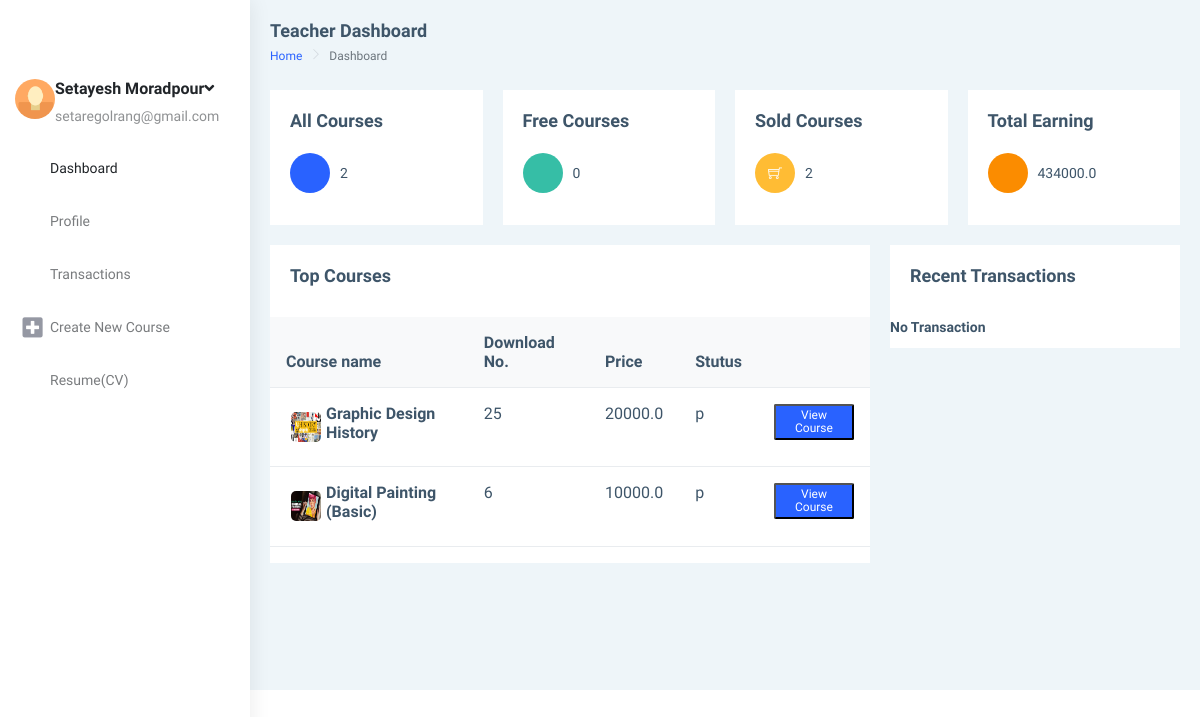
Screenshot of /accounts/teacherdashboard/main (signed in) with the database file from the repository.
### mainSite/models.py (models this page shows, shortened)
class Teacher (models.Model):
    phone = models.CharField(max_length=200, unique=True)
    date_created = models.DateTimeField(auto_now_add=True, null=True)
    user = models.OneToOneField(
        User, null=True, on_delete=models.CASCADE, related_name='teacher')
    profile_pic = models.ImageField(
        upload_to='teacher/profile/picture/', null=True, blank=True)
    course = models.ManyToManyField(Course, related_name='teacher')
    fildOfStudy = models.CharField(max_length=60, null=True)
    university = models.CharField(max_length=60, null=True)
    educations = (
        ('b', 'Bachelor'),
        ('bs', 'Bachelor Student'),
        ('m', 'Master'),
        ('ms', 'Master Student'),
        ('p', 'PHD'),
        ('ps', 'PHD Student'),
    )
    address=models.CharField(max_length=50, null=True)
    lastEducation = models.CharField(
        max_length=2, choices=educations, default='bs')
    documents = models.FileField(
        upload_to='teacher/documents/', null=True, blank=True)
    companiName1= models.CharField(max_length=50, null=True)
    jobSituation1= models.CharField(max_length=50, null=True)
    companiName2= models.CharField(max_length=50, null=True)
    jobSituation2= models.CharField(max_length=50, null=True)
    courseTitle1= models.CharField(max_length=50, null=True)
    courseTime1= models.CharField(max_length=50, null=True)
    courseTitle2= models.CharField(max_length=50, null=True)
    courseTime2= models.CharField(max_length=50, null=True)
    exteraInfo =models.CharField(max_length=200 , null=True)
    accepted =models.BooleanField(default=False)
    wallet=models.FloatField(default=0)

class Course(models.Model):
    name = models.CharField(max_length=100, null=True)
    title = models.CharField(max_length=1000)
    price = models.FloatField(default=0)
    category = models.ManyToManyField(Category, related_name='category')
    subTittel = models.CharField(max_length=200, null=True)
    date_created = models.DateTimeField(auto_now_add=True, null=True)
    datepublished = models.DateTimeField(null=True)
    stutuses = (
        ('d', 'Draft'),
        ('p', 'Published'),
    )
    stutus = models.CharField(max_length=1, choices=stutuses, default='d')
    course_pic = models.ImageField(upload_to='courses/coverPictures/' ,null=True, blank=True)
    duration = models.DurationField(max_length=100, null=True)
    fileZip = models.FileField(
        upload_to='courses/zipFile/', null=True, blank=True)
    dlNumber = models.IntegerField(default=0)
    video = models.FileField(
        upload_to='courses/video/%y', null=True, blank=True)
    class Meta:
        ordering = ["-dlNumber"]

### mainSite/decorators.py (the view)
        def wrapper_func(requset, *args , **kwargs):
            group = None
            if requset.user.groups.exists():
                group = requset.user.groups.all()[0].name
            if group == None:
                return HttpResponse("you are not authorized to view this page")
            if group in allowed_roles:
                 return view_func(requset, *args , **kwargs)
            else:
                return HttpResponse("you are not authorized to view this page")

### templates/teacherdashboard.html (shortened to what this page needs)
{% load static %}
{% load widget_tweaks %}
{% load mathfilters %}
<html lang="en">
<head>
    <link href="{% static '/assetss/libs/chartist/dist/chartist.min.css' %}" rel="stylesheet">
    <link href="{% static '/distt/css/style.min.css' %}" rel="stylesheet">
</head>
<body>
    <div id="main-wrapper" data-layout="vertical" data-navbarbg="skin5" data-sidebartype="full"
    data-sidebar-position="absolute" data-header-position="absolute" data-boxed-layout="full">
    <aside class="left-sidebar" data-sidebarbg="skin6">
        <div class="scroll-sidebar">
            <nav class="sidebar-nav">
                <ul id="sidebarnav">
                        <div class="user-profile d-flex no-block dropdown m-t-20">
                            {% if teacher.profile_pic %}
                          <div class="user-pic"><img src="{{ teacher.profile_pic.url }}" alt="users"
                              class="rounded-circle" width="40" /></div>
                          {% else %}
                          <div class="user-pic"><img src="{% static '/image/1.jpg' %}" alt="users"
                              class="rounded-circle" width="40" /></div>
                          {% endif %}
                            <div class="user-content hide-menu m-l-10">
                                <a href="#" class="" id="Userdd" role="button"
                                    data-bs-toggle="dropdown" aria-haspopup="true" aria-expanded="false">
                                    <h5 class="m-b-0 user-name font-medium">{{teacher.user.get_full_name}}<i
                                            class="fa fa-angle-down"></i></h5>
                                    <span class="op-5 user-email">{{teacher.user.email}}</span>
                                </a>
                            </div>
                        </div>
                    <li class="sidebar-item"> <a class="sidebar-link waves-effect waves-dark sidebar-link"
                            href="{% url 'teacherdashboard-main' %}" aria-expanded="false">
                            <i class="mdi mdi-view-dashboard"></i><span
                                class="hide-menu">Dashboard</span></a></li>
                    <li class="sidebar-item"> <a class="sidebar-link waves-effect waves-dark sidebar-link"
                            href="{% url 'teacherdashboard-profile' %}" aria-expanded="false">
                            <i class="mdi mdi-account-network"></i><span class="hide-menu">Profile</span></a></li>
                    <li class="sidebar-item"> <a class="sidebar-link waves-effect waves-dark sidebar-link"
                            href="{% url 'teacherdashboard-transaction' %}" aria-expanded="false">
                            <i class="mdi mdi-border-all"></i><span
                                class="hide-menu">Transactions</span></a></li>
                                <li class="sidebar-item"> <a class="sidebar-link waves-effect waves-dark sidebar-link"
                                    href="{% url 'teacherdashboard-create-course' %}" aria-expanded="false"><i class="fa fa-plus-square"></i><span
                                        class="hide-menu">Create New Course</span></a></li>
                    <li class="sidebar-item"> <a class="sidebar-link waves-effect waves-dark sidebar-link"
                            href="{% url 'teacherdashboard-resume' %}" aria-expanded="false"><i class="mdi mdi-book-multiple"></i><span
                                class="hide-menu">Resume(CV)</span></a></li>
                </ul>
            </nav>
        </div>
    </aside>
    <div class="page-wrapper">
        <div class="page-breadcrumb">
            <div class="row align-items-center">
                <div class="col-5">
                    <h4 class="page-title">Teacher Dashboard</h4>
                    <div class="d-flex align-items-center">
                        <nav aria-label="breadcrumb">
                            <ol class="breadcrumb">
                                <li class="breadcrumb-item"><a href="{% url 'main' %}">Home</a></li>
                                <li class="breadcrumb-item active" aria-current="page">Dashboard</li>
                            </ol>
                        </nav>
                    </div>
                </div>
            </div>
        </div>
        <div class="container-fluid">
            <div class="row">
                <div class="col-md-3">
                    <div class="card">
                        <div class="card-body">
                            <h4 class="card-title">All Courses</h4>
                            <div class="feed-widget">
                                <ul class="list-style-none feed-body m-0 p-b-20">
                                    <li class="feed-item">
                                        <div class="feed-icon bg-info">
                                            <i class="mdi mdi-note-multiple"></i>
                                        </div>
                                        {{ allCours.count}}
                                    </li>
                                </ul>
                            </div>
                        </div>
                    </div>
                </div>
                <div class="col-md-3">
                    <div class="card">
                        <div class="card-body">
                            <h4 class="card-title">Free Courses</h4>
                            <div class="feed-widget">
                                <ul class="list-style-none feed-body m-0 p-b-20">
                                    <li class="feed-item">
                                        <div class="feed-icon bg-success"><i class="mdi mdi-sale"></i></div>
                                        {{ freeCoursSize}}
                                    </li>
                                </ul>
                            </div>
                        </div>
                    </div>
                </div>
                <div class="col-md-3">
                    <div class="card">
                        <div class="card-body">
                            <h4 class="card-title">Sold Courses</h4>
                            <div class="feed-widget">
                                <ul class="list-style-none feed-body m-0 p-b-20">
                                    <li class="feed-item">
                                        <div class="feed-icon bg-warning"><i class="ti-shopping-cart"></i></div>
                                        {{coursePurchasedSize}}
                                    </li>
                                </ul>
                            </div>
                        </div>
                    </div>
                </div>
                <div class="col-md-3">
                    <div class="card">
                        <div class="card-body">
                            <h4 class="card-title">Total Earning</h4>
                            <div class="feed-widget">
                                <ul class="list-style-none feed-body m-0 p-b-20">
                                    <li class="feed-item">
                                        <div class="feed-icon btn-orange"><i class="mdi mdi-square-inc-cash"></i></div>
                                        {{teacher.wallet}}
                                    </li>
                                </ul>
                            </div>
                        </div>
                    </div>
                </div>
            </div>
            <div class="row">
                <div class="col-8">
                    <div class="card">
                        <div class="card-body">
                            <div class="d-md-flex">
                                <div>
                                    <h4 class="card-title">Top Courses</h4>
                                </div>
                            </div>
                        </div>
                        <div class="table-responsive">
                            <table class="table v-middle">
                                {% if allCours.count > 0 %}
                                <thead>
                                    <tr class="bg-light">
                                        <th class="border-top-0">Course name</th>
                                        <th class="border-top-0">Download No.</th>
                                        <th class="border-top-0">Price</th>
                                        <th class="border-top-0">Stutus</th>
                                        <th class="border-top-0"></th>
                                    </tr>
                                </thead>
                                <tbody>
                                    {% for course in allCours %}
                                    <tr>
                                        <td>
                                            <div class="d-flex align-items-center">
                                                <div class="m-r-12">
                                                    {% if course.course_pic %}
                                                    <img src="{{ course.course_pic.url }}" style="width: 40px;height: 40px; border-radius: 10px ; padding: 5px;"/>
                                                    {% endif %}
                                                </div>
                                                <div class="">
                                                    <h4 class="m-b-0 font-16">{{ course.name }}</h4>
                                                </div>
                                            </div>
                                        </td>
                                        <td>{{course.dlNumber}}</td>
                                        <td>{{ course.price }}</td>
                                        <td>{{course.stutus}}</td>
                                        <td>
                                            <button class="label label-info"><a href="{% url 'course' course.id %}" style="color: white;text-decoration: none;">View Course</a></button>
                                        </td>
                                    </tr>
                                    {% endfor %}
                                    {% else %}
                                    <div class ="row"> <strong>           nothing to show    </strong></div>
                                    {% endif %}
                                </tbody>
                            </table>
                        </div>
                    </div>
                </div>
                <div class="col-lg-4">
                    <div class="card">
                        <div class="card-body">
                            <h4 class="card-title">Recent Transactions</h4>
                        </div>
                        <div class="comment-widgets scrollable">
                            {% if transaction %}
                            {% for t in transaction %}
                            <div class="d-flex flex-row comment-row m-t-0">
                                <div class="p-2">
                                    {% for customer in t.customer.all %}
                                    {% if customer.profile_pic %}
                                    <div class="user-pic"><img src="{{customer.profile_pic.url}}" alt="users"
                                        class="rounded-circle" width="50" />
                                        <span><strong>{{customer.user.get_full_name}}</strong></span>
                                    </div>
                                    {% else %}
                                    <div class="user-pic"><img src="{% static '/image/1.jpg' %}" alt="users"
                                        class="rounded-circle" width="50" />
                                        <span><strong>{{customer.user.get_full_name}}</strong></span>
                                    </div>
                                    {% endif %}
                                    {% endfor %}
                                <div class="comment-text w-100">
                                    <h6 class="font-medium">{{t.customer.user.get_full_name}}</h6>
                                    <span class="m-b-15 d-block">Receive {{t.price|mul:0.8}} </span>
                                    <div class="comment-footer">
                                        <span class="text-muted float-end">{{t.date_created}}</span> <span
                                            class="label label-rounded label-primary">
                                            {% for course in t.course.all %}
                                            <td>{{course.name}}</td>
                                            {% endfor %}
                                        </span> <span
                                            class="action-icons">
                                        </span>
                                    </div>
                                </div>
                            </div>
                            {% endfor %}
                            {%else%}
                            <strong>   No Transaction</strong>
                            {% endif %}
                        </div>
                    </div>
                </div>
            </div>
        </div>
    </div>
</div>
</body>
</html>

### rows the page displays
Teacher: user.get_full_name "Setayesh Moradpour", user.email "setaregolrang@gmail.com", wallet "434000.0"
Course: course_pic (placeholder picture), name "Graphic Design History", dlNumber "25", price "20000.0", stutus "p"
Course: course_pic (picture), name "Digital Painting (Basic)", dlNumber "6", price "10000.0", stutus "p"

### other values shown
{{ allCours.count }} "2"
{{ freeCoursSize }} "0"
{{ coursePurchasedSize }} "2"
